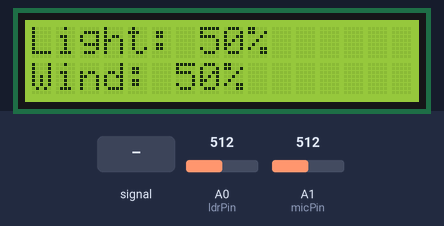
The sketch below on a simulated Arduino Uno, built with avr-gcc and run on an emulated ATmega328P. Shown: 16×2 character LCD. The test bench sets the inputs (shaded band); at power-on: A0 (ldrPin) = 512, A1 (micPin) = 512.

Above: at 1.6 s.
1.7 s: A1 (micPin) fed a 200 Hz sine of ±81 counts around its level
At 3.7 s:
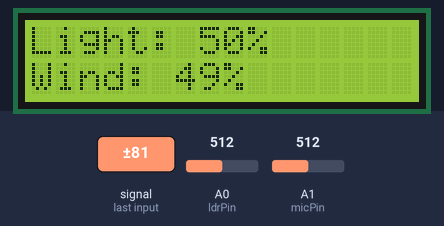
5.8 s: A0 (ldrPin) set to 716
At 9.4 s:
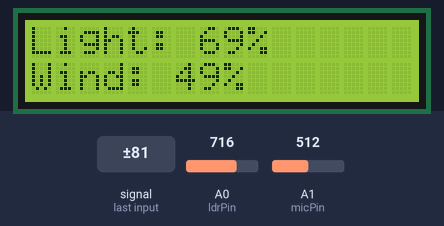
9.7 s: A1 (micPin) set to 716
At 11.8 s:
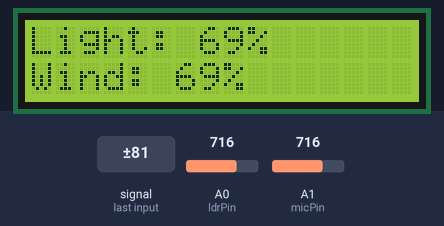
12.8 s: A0 (ldrPin) set to 900
At 15.4 s:
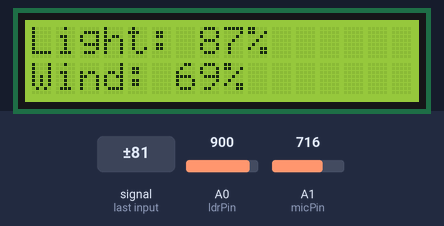
15.8 s: A1 (micPin) fed a 2 Hz sine of ±306 counts around its level
At 17.2 s:
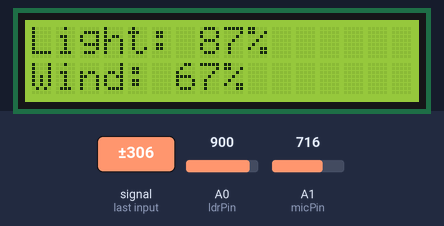
18.9 s: A1 (micPin) set to 900
At 19.8 s:
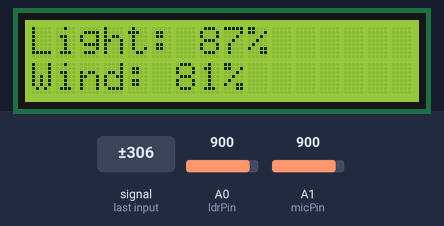
Timing chart, 0 to 21.9 s (numbered marks = the images above; inputs shaded):
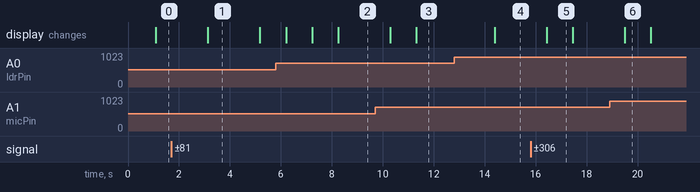

Measured:
- after the input at 1.7 s, the display: changes after 1.4 s (image 1)
- after the input at 5.8 s, the display: first differs from a run without the input after 1.4 s (image 2 shows a later state)
- after the input at 9.7 s, the display: first changes after 0.59 s (image 3 shows a later state)
- after the input at 12.8 s, the display: changes after 1.6 s (image 4)
- after the input at 15.8 s, the display: changes after 0.63 s (image 5)
- after the input at 18.9 s, the display: changes after 0.60 s (image 6)
- what the display in image 1 shows lasts 2.1 s, from 3.1 s to 5.2 s

The sketch:

WeatherStation.ino
```cpp
#include <Wire.h>
#include <LiquidCrystal_I2C.h>

LiquidCrystal_I2C lcd(0x20, 16, 2);

int ldrPin = A0;
int micPin = A1;

void setup() {
  lcd.init();
  lcd.backlight();
}

void loop() {
  int lightValue = analogRead(ldrPin);

  long micTotal = 0;
  int samples = 0;

  unsigned long startTime = millis();

  while (millis() - startTime < 1000) {
    micTotal += analogRead(micPin);
    samples++;
  }

  int micAverage = micTotal / samples;

  int lightPercent = map(lightValue, 0, 1023, 0, 100);
  int windPercent = map(micAverage, 0, 1023, 0, 100);

  lcd.clear();

  lcd.setCursor(0, 0);
  lcd.print("Light: ");
  lcd.print(lightPercent);
  lcd.print("%");

  lcd.setCursor(0, 1);
  lcd.print("Wind: ");
  lcd.print(windPercent);
  lcd.print("%");
}
```
